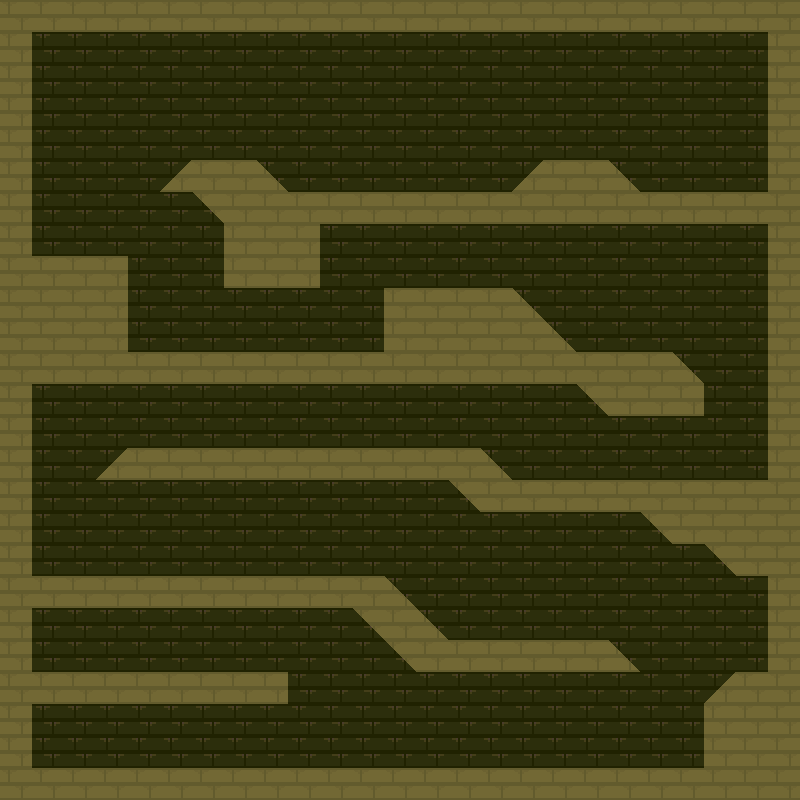

The image is a tile-based game level rendered from a .tmx file. Its description and source (layers, tilesets, objects; grid data summarised) follow:
An orthogonal 25x25 tile map with 32x32 px tiles, 1 tile layer (Layer1) and 86 objects (40x Box, 24x Ramp, 17x Sensor, 2x Block, 2x Player, ...).

<map version="1.10" tiledversion="1.10.2" orientation="orthogonal" renderorder="right-down" width="25" height="25" tilewidth="32" tileheight="32" infinite="0" nextlayerid="4" nextobjectid="211">
 <editorsettings>
  <export target="Source/Map2.json" format="json" />
 </editorsettings>
 <tileset firstgid="1" name="blocks" tilewidth="32" tileheight="32" tilecount="64" columns="8">
  <image source="finalBlocks.png" width="256" height="256" />
 </tileset>
 <layer id="1" name="Layer1" width="25" height="25">
  <data>[625 cells, 625 non-empty, 5 distinct tile ids]</data>
 </layer>
 <objectgroup id="2" name="colliders" class="Sensor">
  <object id="1" name="Wall" type="Box" x="0" y="0" width="32" height="800" />
  <object id="3" name="Wall" type="Box" x="768" y="0" width="32" height="800" />
  <object id="6" name="Floor" type="Box" x="32" y="768" width="352" height="32" />
  <object id="25" name="Floor" type="Box" x="32" y="256" width="94" height="96" />
  <object id="27" name="Floor" type="Box" x="192" y="160" width="64" height="32" />
  <object id="28" name="Floor" type="Box" x="544" y="160" width="64" height="32" />
  <object id="30" name="Floor" type="Box" x="386" y="288" width="126" height="64" />
  <object id="29" name="Floor" type="Box" x="736" y="672" width="32" height="32" />
  <object id="26" name="Wall" type="Box" x="126" y="256" width="2" height="96" />
  <object id="31" name="Wall" type="Box" x="383.979" y="287.958" width="2" height="64" />
  <object id="150" name="Wall" type="Box" x="286.002" y="672.564" width="2" height="29.6667" />
  <object id="32" name="Wall" type="Box" x="704" y="704" width="64" height="64" />
  <object id="8" name="Floor" type="Box" x="32" y="576" width="352" height="30" />
  <object id="13" name="Floor" type="Box" x="32" y="576" width="352" height="30" />
  <object id="15" name="Floor" type="Box" x="32.0528" y="672.432" width="253.5" height="29.4886" />
  <object id="19" name="Floor" type="Box" x="480.553" y="480.182" width="288" height="29.4886" />
  <object id="21" name="Floor" type="Box" x="32.2194" y="352.849" width="639.75" height="29.4886" />
  <object id="23" name="Floor" type="Box" x="224.261" y="192.266" width="544" height="29.4886" />
  <object id="17" name="Floor" type="Box" x="416.364" y="640.054" width="64" height="29.8697" />
  <object id="11" name="Floor" type="Box" x="128.25" y="448" width="351.845" height="30" />
  <object id="9" name="Ceiling" type="Box" x="32" y="606" width="352" height="2" />
  <object id="14" name="Ceiling" type="Box" x="32" y="606" width="352" height="2" />
  <object id="16" name="Ceiling" type="Box" x="32.0528" y="701.921" width="256" height="1.96591" />
  <object id="20" name="Ceiling" type="Box" x="480.553" y="509.671" width="288" height="1.96591" />
  <object id="22" name="Ceiling" type="Box" x="32.2194" y="382.338" width="672" height="1.96591" />
  <object id="24" name="Ceiling" type="Box" x="224.261" y="221.754" width="544" height="1.96591" />
  <object id="18" name="Ceiling" type="Box" x="416.364" y="669.924" width="224" height="1.96631" />
  <object id="10" name="Ceiling" type="Box" x="96" y="478" width="384" height="2" />
  <object id="7" name="Ceiling" type="Box" x="32" y="0" width="736" height="32" />
  <object id="33" name="Ceiling" type="Box" x="224" y="224" width="96" height="64" />
  <object id="34" name="Ceiling" type="Box" x="608" y="384" width="96" height="32" />
  <object id="35" name="Ceiling" type="Box" x="672" y="512" width="96" height="32" />
  <object id="36" name="Ceiling" type="Box" x="736" y="544" width="32" height="32" />
  <object id="37" name="Floor" type="Ramp" x="608" y="160">
   <polygon points="0,0 31.8125,31.9375 -0.0625,32" />
  </object>
  <object id="41" name="Floor" type="Ramp" x="480.097" y="448.014">
   <polygon points="0,0 31.8671,32.2533 -0.0626072,32.3164" />
  </object>
  <object id="42" name="Floor" type="Ramp" x="608" y="639.974">
   <polygon points="0,0 31.8125,29.9848 -0.0625,30.0435" />
  </object>
  <object id="157" name="Floor" type="Ramp" x="672" y="352.974">
   <polygon points="0,0 31.8125,29.9848 -0.0625,30.0435" />
  </object>
  <object id="39" name="Floor" type="Ramp" x="256.094" y="160">
   <polygon points="0,0 31.8125,31.9375 -0.0625,32" />
  </object>
  <object id="40" name="Floor" type="Ramp" x="512.126" y="288.031">
   <polygon points="0,0 63.9993,64.374 -0.125735,64.5" />
  </object>
  <object id="43" name="Floor" type="Ramp" x="384.247" y="576.213">
   <polygon points="0,0 63.9993,63.4667 -0.125735,63.5909" />
  </object>
  <object id="44" name="Ceiling" type="Ramp" x="416.091" y="672">
   <polygon points="0,0 -31.2727,-31.7273 0,-31.8182" />
  </object>
  <object id="45" name="Ceiling" type="Ramp" x="384" y="640">
   <polygon points="0,0 -31.2727,-31.7273 0,-31.8182" />
  </object>
  <object id="46" name="Ceiling" type="Ramp" x="480.413" y="511.87">
   <polygon points="0,0 -31.5771,-31.7273 0,-31.8182" />
  </object>
  <object id="47" name="Ceiling" type="Ramp" x="608.089" y="415.83">
   <polygon points="0,0 -31.5771,-31.7273 0,-31.8182" />
  </object>
  <object id="50" name="Ceiling" type="Ramp" x="224.173" y="223.837">
   <polygon points="0,0 -31.5771,-31.7273 0,-31.8182" />
  </object>
  <object id="48" name="Ceiling" type="Ramp" x="672" y="544">
   <polygon points="0,0 -31.5771,-31.7273 0,-31.8182" />
  </object>
  <object id="49" name="Ceiling" type="Ramp" x="736" y="576">
   <polygon points="0,0 -31.5771,-31.7273 0,-31.8182" />
  </object>
  <object id="51" name="Floor" type="Ramp" x="543.909" y="160.091">
   <polygon points="0,0 0.0909091,31.9091 -31.7273,32" />
  </object>
  <object id="210" name="Floor" type="Ramp" x="128.121" y="448.212">
   <polygon points="0,0 0.0909091,31.9091 -31.7273,32" />
  </object>
  <object id="66" name="Floor" type="Ramp" x="735.909" y="671.904">
   <polygon points="0,0 0.0909091,31.9091 -31.7273,32" />
  </object>
  <object id="52" name="Floor" type="Ramp" x="191.914" y="160.091">
   <polygon points="0,0 0.0860877,29.8525 -30.0446,29.9375" />
  </object>
  <object id="53" name="Ceiling" type="Box" x="160" y="190" width="32" height="2" />
  <object id="57" name="SF" type="Sensor" x="672.364" y="126.386" width="64" height="70" />
  <object id="58" name="SW" type="Sensor" x="416" y="124.545" width="64" height="70" />
  <object id="59" name="Box" type="Block" x="238.333" y="530" width="45" height="45" />
  <object id="147" name="Box" type="Block" x="258.833" y="316.167" width="29" height="32" />
  <object id="124" name="Floor" type="Box" x="640" y="768" width="128" height="32" />
  <object id="125" name="Floor" type="Box" x="480" y="768" width="64" height="32" />
  <object id="126" name="Floor" type="Box" x="384" y="784" width="96" height="16" />
  <object id="127" name="Floor" type="Box" x="544" y="784" width="96" height="16" />
  <object id="128" name="Floor" type="Ramp" x="479.773" y="768.159">
   <polygon points="0,0 0.0909091,15.8639 -31.7273,15.9091" />
  </object>
  <object id="129" name="Floor" type="Ramp" x="639.818" y="768.182">
   <polygon points="0,0 0.0909091,15.8639 -31.7273,15.9091" />
  </object>
  <object id="130" name="Floor" type="Ramp" x="384.091" y="768.273">
   <polygon points="0,0 -0.0909091,15.8639 31.7273,15.9091" />
  </object>
  <object id="131" name="Floor" type="Ramp" x="544.273" y="768.091">
   <polygon points="0,0 -0.0909091,15.8639 31.7273,15.9091" />
  </object>
  <object id="140" name="Floor" type="Box" x="576" y="640.05" width="32" height="29.8697" />
  <object id="141" name="Floor" type="Box" x="480.417" y="655.917" width="96" height="13.875" />
  <object id="143" name="Floor" type="Ramp" x="480.468" y="640.164">
   <polygon points="0,0 -0.0909091,15.8639 31.7273,15.9091" />
  </object>
  <object id="158" name="DF" type="Sensor" x="419.273" y="697.815" width="24" height="24" />
  </objectgroup>
</map>
<!-- 18 of 86 objects omitted -->
